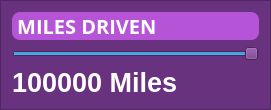
                     <widget class="QFrame" name="mile_frame">
                      <property name="minimumSize">
                       <size>
                        <width>271</width>
                        <height>109</height>
                       </size>
                      </property>
                      <property name="maximumSize">
                       <size>
                        <width>16777215</width>
                        <height>200</height>
                       </size>
                      </property>
                      <property name="styleSheet">
                       <string notr="true">QFrame {
	background-color: rgb(105, 50, 126);
}</string>
                      </property>
                      <property name="frameShape">
                       <enum>QFrame::StyledPanel</enum>
                      </property>
                      <property name="frameShadow">
                       <enum>QFrame::Raised</enum>
                      </property>
                      <layout class="QVBoxLayout" name="verticalLayout_10">
                       <item alignment="Qt::AlignTop">
                        <widget class="QLabel" name="miles_bar">
                         <property name="styleSheet">
                          <string notr="true">QLabel {
	background-color: #B554D7;
	border-radius: 8px; 
	font-size: 20px;
	font-weight: bold;
	font-family: Open Sans; 
	color:white;
} </string>
                         </property>
                         <property name="text">
                          <string> MILES DRIVEN</string>
                         </property>
                        </widget>
                       </item>
                       <item>
                        <widget class="QSlider" name="slider_miles">
                         <property name="cursor">
                          <cursorShape>PointingHandCursor</cursorShape>
                         </property>
                         <property name="styleSheet">
                          <string notr="true">background-color: rgb(105, 50, 126);</string>
                         </property>
                         <property name="maximum">
                          <number>100000</number>
                         </property>
                         <property name="pageStep">
                          <number>1</number>
                         </property>
                         <property name="sliderPosition">
                          <number>100000</number>
                         </property>
                         <property name="orientation">
                          <enum>Qt::Horizontal</enum>
                         </property>
                         <property name="tickPosition">
                          <enum>QSlider::NoTicks</enum>
                         </property>
                        </widget>
                       </item>
                       <item>
                        <widget class="QLabel" name="mile_label">
                         <property name="styleSheet">
                          <string notr="true">QLabel {
	color:white;
	font-size:20pt;
	font-weight:bold;
}</string>
                         </property>
                         <property name="text">
                          <string>100000 Miles</string>
                         </property>
                        </widget>
                       </item>
                      </layout>
                     </widget>
